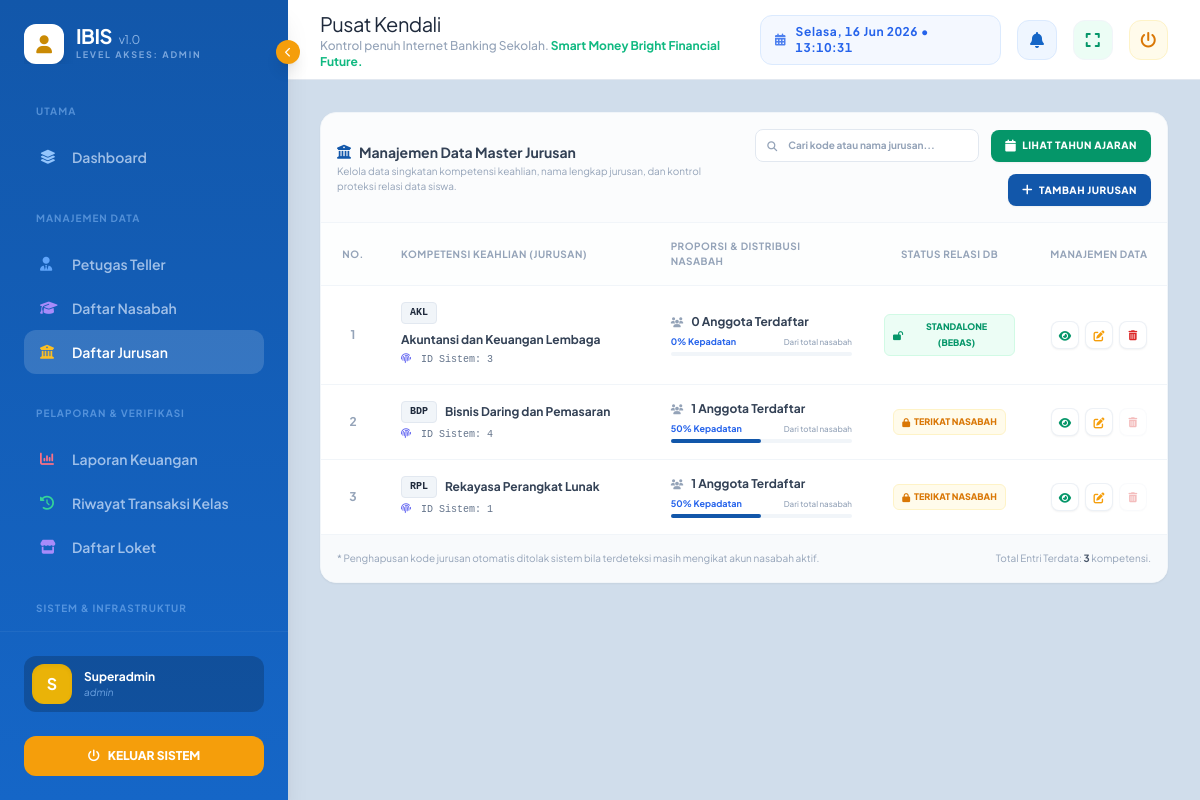
/main.php?page=jurusan (signed in), run on the app's committed database.
### tables this page shows
CREATE TABLE `tbl_pengaturan` (
  `id_pengaturan` int NOT NULL AUTO_INCREMENT,
  `nama_aplikasi` varchar(100) NOT NULL DEFAULT 'IBIS',
  `subjudul` varchar(150) DEFAULT 'Internet Banking Sekolah',
  `tagline_1` varchar(150) DEFAULT 'Cerdas Finansial,',
  `tagline_2` varchar(150) DEFAULT 'Hebat di Masa Depan.',
  `versi_aplikasi` varchar(20) DEFAULT '3.0',
  `developed_by` varchar(150) NOT NULL DEFAULT 'Pustik SMK PGRI 4 Bandar Lampung',
  `nama_sekolah` varchar(100) DEFAULT NULL,
  `alamat_sekolah` text,
  `telp_sekolah` varchar(20) DEFAULT NULL,
  `whatsapp_admin` varchar(20) DEFAULT NULL,
  `email_sekolah` varchar(100) DEFAULT NULL,
  `logo_sekolah` varchar(255) DEFAULT NULL,
  `nama_kepala_sekolah` varchar(100) DEFAULT NULL,
  `nip_kepala_sekolah` varchar(50) DEFAULT NULL,
  `minimal_penarikan` decimal(15,2) DEFAULT '10000.00',
  `minimal_saldo_mengendap` decimal(15,2) DEFAULT '15000.00',
  `biaya_admin_default` decimal(15,2) DEFAULT '2500.00',
  `biaya_transfer_default` decimal(15,2) DEFAULT '1500.00',
  `format_nomor_transaksi` varchar(50) DEFAULT 'TRX/[YYYY]/[MM]/[ID]',
  `jam_operasional` varchar(100) DEFAULT 'Senin - Jumat, 07:30 - 15:00 WIB',
  `limit_transfer_harian` decimal(15,2) DEFAULT '50000.00',
  PRIMARY KEY (`id_pengaturan`)
);

CREATE TABLE `tbl_jurusan` (
  `id_jurusan` int NOT NULL AUTO_INCREMENT,
  `kode_jurusan` varchar(10) NOT NULL,
  `nama_jurusan` varchar(50) NOT NULL,
  PRIMARY KEY (`id_jurusan`),
  UNIQUE KEY `kode_jurusan` (`kode_jurusan`)
);

### views/superadmin/daftar-jurusan.php (the view, shortened to what the rows shown need)
<?php
try {
    $stmt_total = $pdo->query("SELECT COUNT(*) FROM tbl_nasabah");
    $total_nasabah_global = (int)$stmt_total->fetchColumn();
} catch (PDOException $e) {
    $total_nasabah_global = 0;
}
$query = "SELECT j.id_jurusan, j.kode_jurusan, j.nama_jurusan,
                 (SELECT COUNT(*) FROM tbl_nasabah n WHERE n.id_jurusan = j.id_jurusan) as jml_nasabah
          FROM tbl_jurusan j
          ORDER BY j.kode_jurusan ASC";
try {
    $stmt = $pdo->prepare($query);
    $stmt->execute();
    $data_jurusan = $stmt->fetchAll(PDO::FETCH_ASSOC);
} catch (PDOException $e) {
    error_log("Error Fetch Master Jurusan: " . $e->getMessage());
    die("Terjadi gangguan saat memuat data master jurusan.");
}
?>
<div class="space-y-6">
    <div class="bg-white rounded-[1rem] border border-slate-100 shadow-sm overflow-hidden">
        <div class="overflow-x-auto">
            <table class="w-full text-left border-collapse" id="tabelJurusan">
                <thead>
                    <tr class="border-b border-slate-100 text-slate-400 text-[10px] uppercase tracking-wider font-bold bg-slate-50/30">
                        <th class="p-4 text-center w-16">No.</th>
                        <th class="p-4">Kompetensi Keahlian (Jurusan)</th>
                        <th class="p-4">Proporsi & Distribusi Nasabah</th>
                        <th class="p-4 text-center">Status Relasi DB</th>
                        <th class="p-4 text-center">Manajemen Data</th>
                    </tr>
                </thead>
                <tbody class="divide-y divide-slate-100 text-xs text-slate-600">
                    <?php if (!empty($data_jurusan)): ?>
                        <?php $no = 1; ?>
                        <?php foreach ($data_jurusan as $item): ?>
                            <?php
                            $persen_distribusi = $total_nasabah_global > 0 ? round(($item['jml_nasabah'] / $total_nasabah_global) * 100) : 0;
                            $is_locked = ((int)$item['jml_nasabah'] > 0);
                            ?>
                            <tr class="row-jurusan hover:bg-slate-50/80 transition-colors">
                                <td class="p-4 text-center font-bold text-slate-400 target-no"><?= $no++ ?></td>
                                <td class="p-4">
                                    <div class="font-bold text-slate-800 flex items-center gap-2 flex-wrap">
                                        <span class="px-2 py-0.5 bg-slate-100 text-slate-800 rounded font-mono font-bold text-[10px] border border-slate-200 target-kode uppercase">
                                            <?= htmlspecialchars($item['kode_jurusan']) ?>
                                        </span>
                                        <span class="target-nama text-slate-700 font-bold"><?= htmlspecialchars($item['nama_jurusan']) ?></span>
                                    </div>
                                    <div class="text-[10px] text-slate-500 font-mono mt-1">
                                        <i class="fas fa-fingerprint text-indigo-500 mr-1"></i> ID Sistem: <span><?= $item['id_jurusan'] ?></span>
                                    </div>
                                </td>
                                <td class="p-4">
                                    <div class="flex items-center gap-2 text-slate-700 font-bold mb-1">
                                        <i class="fas fa-users text-slate-400 text-[10px]"></i>
                                        <span><?= $item['jml_nasabah'] ?> Anggota Terdaftar</span>
                                    </div>
                                    <div class="max-w-[200px]">
                                        <div class="flex items-center justify-between text-[9px] font-bold mb-0.5">
                                            <span class="text-blue-600"><?= $persen_distribusi ?>% Kepadatan</span>
                                            <span class="text-[8px] font-medium text-slate-400">Dari total nasabah</span>
                                        </div>
                                        <div class="w-full bg-slate-100 rounded-full h-1">
                                            <div class="bg-[#1257aa] h-1 rounded-full transition-all duration-500" style="width: <?= $persen_distribusi ?>%"></div>
                                        </div>
                                    </div>
                                </td>
                                <td class="p-4 text-center">
                                    <?php if ($is_locked): ?>
                                        <span class="px-2 py-1 rounded-md text-[9px] font-black uppercase inline-flex items-center bg-amber-50 text-amber-600 border border-amber-100" title="Data terkunci aman karena memiliki data nasabah aktif">
                                            <i class="fas fa-lock mr-1 text-[9px]"></i> Terikat Nasabah
                                        </span>
                                    <?php else: ?>
                                        <span class="px-2 py-1 rounded-md text-[9px] font-black uppercase inline-flex items-center bg-emerald-50 text-emerald-600 border border-emerald-100" title="Data aman dipindahkan atau dihapus bebas">
                                            <i class="fas fa-lock-open mr-1 text-[9px]"></i> Standalone (Bebas)
                                        </span>
                                    <?php endif; ?>
                                </td>
                                <td class="p-4 text-center">
                                    <div class="inline-flex items-center justify-center gap-1.5 p-1">
                                        <button type="button" class="btn-detail-jurusan w-7 h-7 flex items-center justify-center rounded-lg bg-white text-emerald-600 hover:bg-emerald-50 border border-slate-200/60 transition-all shadow-sm"
                                            title="Buka Informasi Rinci"
                                            data-id="<?= $item['id_jurusan'] ?>"
                                            data-kode="<?= htmlspecialchars($item['kode_jurusan']) ?>"
                                            data-nama="<?= htmlspecialchars($item['nama_jurusan']) ?>"
                                            data-jumlah="<?= $item['jml_nasabah'] ?>"
                                            data-persen="<?= $persen_distribusi ?>%">
                                            <i class="fas fa-eye text-[11px]"></i>
                                        </button>
                                        <a href="main.php?page=edit-jurusan&id=<?= $item['id_jurusan'] ?>"
                                            class="w-7 h-7 flex items-center justify-center rounded-lg bg-white text-amber-500 hover:bg-amber-50 border border-slate-200/60 transition-all shadow-sm"
                                            title="Ubah Nama/Kode Jurusan">
                                            <i class="fas fa-edit text-[11px]"></i>
                                        </a>
                                        <a href="modules/jurusan/delete-jurusan.php?id=<?= $item['id_jurusan'] ?>"
                                            onclick="return confirm('🚨 PERHATIAN KRITIS!\n\nApakah Anda yakin ingin menghapus data master jurusan: <?= addslashes($item['kode_jurusan']) ?>?\n\nTindakan ini bersifat PERMANEN.')"
                                            class="w-7 h-7 flex items-center justify-center rounded-lg bg-white text-red-600 hover:bg-red-50 border border-slate-200/60 transition-all shadow-sm <?= $is_locked ? 'opacity-30 pointer-events-none' : '' ?>"
                                            title="<?= $is_locked ? 'Tidak bisa dihapus karena masih digunakan oleh nasabah!' : 'Hapus Jurusan Permanen' ?>">
                                            <i class="fas fa-trash-alt text-[10px]"></i>
                                        </a>
                                    </div>
                                </td>
                            </tr>
                        <?php endforeach; ?>
                    <?php else: ?>
                        <tr>
                            <td colspan="5" class="p-8 text-center text-slate-400">Belum ada data master jurusan yang terekam di sistem.</td>
                        </tr>
                    <?php endif; ?>
                </tbody>
            </table>
        </div>
    </div>
</div>

### main.php (shortened to what the rows shown need)
<?php
require_once 'auth/database.php';
$role = $_SESSION['role'];
$page = isset($_GET['page']) ? preg_replace('/[^a-zA-Z0-9-]/', '', $_GET['page']) : 'main';
$page_titles = [
    'main' => 'Dashboard'
];
$app_config = [
    'nama_aplikasi'                => 'IBIS',
    'subjudul'                     => 'Internet Banking Sekolah',
    'tagline_1'                    => 'Cerdas Finansial,',
    'tagline_2'                    => 'Hebat di Masa Depan.',
    'versi_aplikasi'               => '3.0',
    'developed_by'                 => 'PTIK SMK PGRI 4 Bandar Lampung',
    'nama_sekolah'                 => 'SMK PGRI 4 Bandar Lampung',
    'minimal_penarikan'            => 10000.00,
    'minimal_saldo_mengendap'      => 15000.00,
    'biaya_admin_default'          => 2500.00,
    'biaya_transfer_default'       => 1500.00,
    'format_nomor_transaksi'       => 'TRX/[YYYY]/[MM]/[ID]',
    'jam_operasional'              => 'Senin - Jumat, 07:30 - 15:00 WIB',
    'limit_transfer_harian'        => 50000.00,
    'logo_sekolah'                 => null
];
try {
    $stmt_config = $pdo->query("SELECT * FROM tbl_pengaturan LIMIT 1");
    $db_config = $stmt_config->fetch(PDO::FETCH_ASSOC);
    if ($db_config) {
        $app_config = array_merge($app_config, $db_config);
    }
} catch (PDOException $e) {
    error_log("Gagal memuat pengaturan aplikasi.");
}
include 'views/layout/header.php';
?>
<div class="flex h-screen overflow-hidden">
    <aside id="sidebar" class="no-print w-72 sidebar-gradient text-slate-300 flex flex-col shrink-0 shadow-xl relative">
        <div class="p-6 flex-1 overflow-y-auto custom-scrollbar">
            <div class="header-container flex items-center gap-3 mb-10 overflow-hidden transition-all">
                <div class="sidebar-header-text whitespace-nowrap">
                    <h1 class="text-xl font-800 tracking-tight leading-none text-white">
                        <?php
                        $nama_app = (!empty($app_config['nama_aplikasi'])) ? trim($app_config['nama_aplikasi']) : 'IBIS';
                        $versi_app = (!empty($app_config['versi_aplikasi'])) ? trim($app_config['versi_aplikasi']) : '3.0';
                        ?>
                        <b><?= htmlspecialchars($nama_app) ?></b>
                        <span class="text-xs font-normal text-blue-200/70 ml-1">
                            v<?= htmlspecialchars($versi_app) ?>
                        </span>
                    </h1>
                </div>
            </div>
        </div>
    </aside>
    <main class="flex-1 flex flex-col min-w-0 overflow-hidden">
        <header class="h-20 bg-white border-b border-slate-200 flex items-center justify-between px-8 shrink-0">
            <div class="flex items-center gap-4">
                <div>
                    <h2 id="section-title" class="text-xl font-800 text-slate-800 capitalize tracking-tight">
                        <?= $page_titles[$page] ?? 'Pusat Kendali' ?>
                    </h2>
                    <p class="text-[10px] lg:text-xs text-slate-400 font-medium">
                        Kontrol penuh <?= htmlspecialchars($app_config['subjudul']) ?>.
                        <b class="text-emerald-500">
                            <?= htmlspecialchars($app_config['tagline_1']) ?> <?= htmlspecialchars($app_config['tagline_2']) ?>
                        </b>
                    </p>
                </div>
            </div>
        </header>
        <div class="flex-1 overflow-y-auto p-8 custom-scrollbar bg-[#d0ddeb]">
            <?php
            if (isset($routes[$role][$page])) {
                $file_to_include = $routes[$role][$page];
                if (file_exists($file_to_include)) {
                    include $file_to_include;
                } else {
                    include 'views/errors/404.html';
                }
            } else {
                include 'views/errors/403.html';
            }
            ?>
        </div>
    </main>
</div>
<?php include 'views/layout/footer.php'; ?>

### data on the page
tbl_pengaturan: nama_aplikasi "IBIS", versi_aplikasi "1.0", subjudul "Internet Banking Sekolah", tagline_1 "Smart Money", tagline_2 "Bright Financial Future."
tbl_jurusan: kode_jurusan "AKL", nama_jurusan "Akuntansi dan Keuangan Lembaga", id_jurusan "3", jml_nasabah "0", persen_distribusi "0", shows "STANDALONE (BEBAS)"
tbl_jurusan: kode_jurusan "BDP", nama_jurusan "Bisnis Daring dan Pemasaran", id_jurusan "4", jml_nasabah "1", persen_distribusi "50", shows "TERIKAT NASABAH"
tbl_jurusan: kode_jurusan "RPL", nama_jurusan "Rekayasa Perangkat Lunak", id_jurusan "1", jml_nasabah "1", persen_distribusi "50", shows "TERIKAT NASABAH"

### other printed values
$role "ADMIN"
$safe_title "UTAMA MANAJEMEN DATA PELAPORAN & VERIFIKASI SISTEM & INFRASTRUKTUR"
$safe_text "Dashboard Petugas Teller Daftar Nasabah Daftar Jurusan Laporan Keuangan Riwayat Transaksi Kelas Daftar Loket"
substr($nama, 0, 1) "S"
$nama "Superadmin"
$role "admin"
$page_titles[$page] "Pusat Kendali"
count($data_jurusan) "3"
